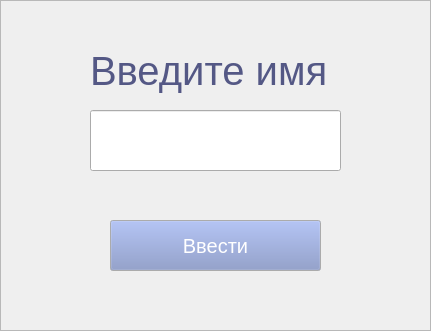
   <widget class="QFrame" name="frame_login">
    <property name="geometry">
     <rect>
      <x>679</x>
      <y>360</y>
      <width>431</width>
      <height>331</height>
     </rect>
    </property>
    <property name="frameShape">
     <enum>QFrame::StyledPanel</enum>
    </property>
    <property name="frameShadow">
     <enum>QFrame::Raised</enum>
    </property>
    <widget class="QLabel" name="label_welcome">
     <property name="geometry">
      <rect>
       <x>90</x>
       <y>40</y>
       <width>251</width>
       <height>61</height>
      </rect>
     </property>
     <property name="palette">
      <palette>
       <active>
        <colorrole role="WindowText">
         <brush brushstyle="SolidPattern">
          <color alpha="255">
           <red>84</red>
           <green>88</green>
           <blue>133</blue>
          </color>
         </brush>
        </colorrole>
       </active>
       <inactive>
        <colorrole role="WindowText">
         <brush brushstyle="SolidPattern">
          <color alpha="255">
           <red>84</red>
           <green>88</green>
           <blue>133</blue>
          </color>
         </brush>
        </colorrole>
       </inactive>
       <disabled>
        <colorrole role="WindowText">
         <brush brushstyle="SolidPattern">
          <color alpha="255">
           <red>190</red>
           <green>190</green>
           <blue>190</blue>
          </color>
         </brush>
        </colorrole>
       </disabled>
      </palette>
     </property>
     <property name="font">
      <font>
       <pointsize>30</pointsize>
      </font>
     </property>
     <property name="text">
      <string>Введите имя</string>
     </property>
    </widget>
    <widget class="QLabel" name="label_login">
     <property name="geometry">
      <rect>
       <x>-30</x>
       <y>0</y>
       <width>461</width>
       <height>331</height>
      </rect>
     </property>
     <property name="lineWidth">
      <number>1</number>
     </property>
     <property name="text">
      <string/>
     </property>
     <property name="pixmap">
      <pixmap>img/fon.jpg</pixmap>
     </property>
    </widget>
    <widget class="QPushButton" name="btn_login">
     <property name="geometry">
      <rect>
       <x>110</x>
       <y>220</y>
       <width>211</width>
       <height>51</height>
      </rect>
     </property>
     <property name="palette">
      <palette>
       <active>
        <colorrole role="WindowText">
         <brush brushstyle="SolidPattern">
          <color alpha="255">
           <red>0</red>
           <green>0</green>
           <blue>0</blue>
          </color>
         </brush>
        </colorrole>
        <colorrole role="Button">
         <brush brushstyle="SolidPattern">
          <color alpha="255">
           <red>127</red>
           <green>144</green>
           <blue>196</blue>
          </color>
         </brush>
        </colorrole>
        <colorrole role="Text">
         <brush brushstyle="SolidPattern">
          <color alpha="255">
           <red>255</red>
           <green>255</green>
           <blue>255</blue>
          </color>
         </brush>
        </colorrole>
        <colorrole role="ButtonText">
         <brush brushstyle="SolidPattern">
          <color alpha="255">
           <red>255</red>
           <green>255</green>
           <blue>255</blue>
          </color>
         </brush>
        </colorrole>
       </active>
       <inactive>
        <colorrole role="WindowText">
         <brush brushstyle="SolidPattern">
          <color alpha="255">
           <red>0</red>
           <green>0</green>
           <blue>0</blue>
          </color>
         </brush>
        </colorrole>
        <colorrole role="Button">
         <brush brushstyle="SolidPattern">
          <color alpha="255">
           <red>127</red>
           <green>144</green>
           <blue>196</blue>
          </color>
         </brush>
        </colorrole>
        <colorrole role="Text">
         <brush brushstyle="SolidPattern">
          <color alpha="255">
           <red>255</red>
           <green>255</green>
           <blue>255</blue>
          </color>
         </brush>
        </colorrole>
        <colorrole role="ButtonText">
         <brush brushstyle="SolidPattern">
          <color alpha="255">
           <red>255</red>
           <green>255</green>
           <blue>255</blue>
          </color>
         </brush>
        </colorrole>
       </inactive>
       <disabled>
        <colorrole role="WindowText">
         <brush brushstyle="SolidPattern">
          <color alpha="255">
           <red>190</red>
           <green>190</green>
           <blue>190</blue>
          </color>
         </brush>
        </colorrole>
        <colorrole role="Button">
         <brush brushstyle="SolidPattern">
          <color alpha="255">
           <red>127</red>
           <green>144</green>
           <blue>196</blue>
          </color>
         </brush>
        </colorrole>
        <colorrole role="Text">
         <brush brushstyle="SolidPattern">
          <color alpha="255">
           <red>190</red>
           <green>190</green>
           <blue>190</blue>
          </color>
         </brush>
        </colorrole>
        <colorrole role="ButtonText">
         <brush brushstyle="SolidPattern">
          <color alpha="255">
           <red>190</red>
           <green>190</green>
           <blue>190</blue>
          </color>
         </brush>
        </colorrole>
       </disabled>
      </palette>
     </property>
     <property name="font">
      <font>
       <pointsize>15</pointsize>
       <stylestrategy>PreferDefault</stylestrategy>
      </font>
     </property>
     <property name="text">
      <string>Ввести</string>
     </property>
    </widget>
    <widget class="QLineEdit" name="line_name_input">
     <property name="geometry">
      <rect>
       <x>90</x>
       <y>110</y>
       <width>251</width>
       <height>61</height>
      </rect>
     </property>
     <property name="font">
      <font>
       <pointsize>25</pointsize>
      </font>
     </property>
     <property name="layoutDirection">
      <enum>Qt::LeftToRight</enum>
     </property>
     <property name="alignment">
      <set>Qt::AlignCenter</set>
     </property>
    </widget>
    <zorder>label_login</zorder>
    <zorder>label_welcome</zorder>
    <zorder>line_name_input</zorder>
    <zorder>btn_login</zorder>
   </widget>
